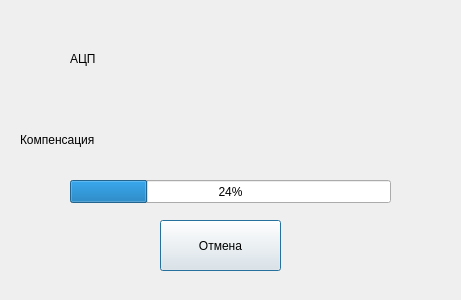
<?xml version="1.0" encoding="UTF-8"?>
<ui version="4.0">
 <class>CamberCompensation_view</class>
 <widget class="QDialog" name="CamberCompensation_view">
  <property name="geometry">
   <rect>
    <x>0</x>
    <y>0</y>
    <width>461</width>
    <height>300</height>
   </rect>
  </property>
  <property name="windowTitle">
   <string>Dialog</string>
  </property>
  <widget class="QPushButton" name="pushButton">
   <property name="geometry">
    <rect>
     <x>160</x>
     <y>220</y>
     <width>121</width>
     <height>51</height>
    </rect>
   </property>
   <property name="text">
    <string>Отмена</string>
   </property>
  </widget>
  <widget class="QProgressBar" name="progressBar">
   <property name="geometry">
    <rect>
     <x>70</x>
     <y>180</y>
     <width>321</width>
     <height>23</height>
    </rect>
   </property>
   <property name="value">
    <number>24</number>
   </property>
  </widget>
  <widget class="QLabel" name="label">
   <property name="geometry">
    <rect>
     <x>20</x>
     <y>130</y>
     <width>381</width>
     <height>20</height>
    </rect>
   </property>
   <property name="text">
    <string>Компенсация</string>
   </property>
  </widget>
  <widget class="QLabel" name="label_2">
   <property name="geometry">
    <rect>
     <x>70</x>
     <y>50</y>
     <width>54</width>
     <height>17</height>
    </rect>
   </property>
   <property name="text">
    <string>АЦП</string>
   </property>
  </widget>
 </widget>
 <resources/>
 <connections/>
</ui>
